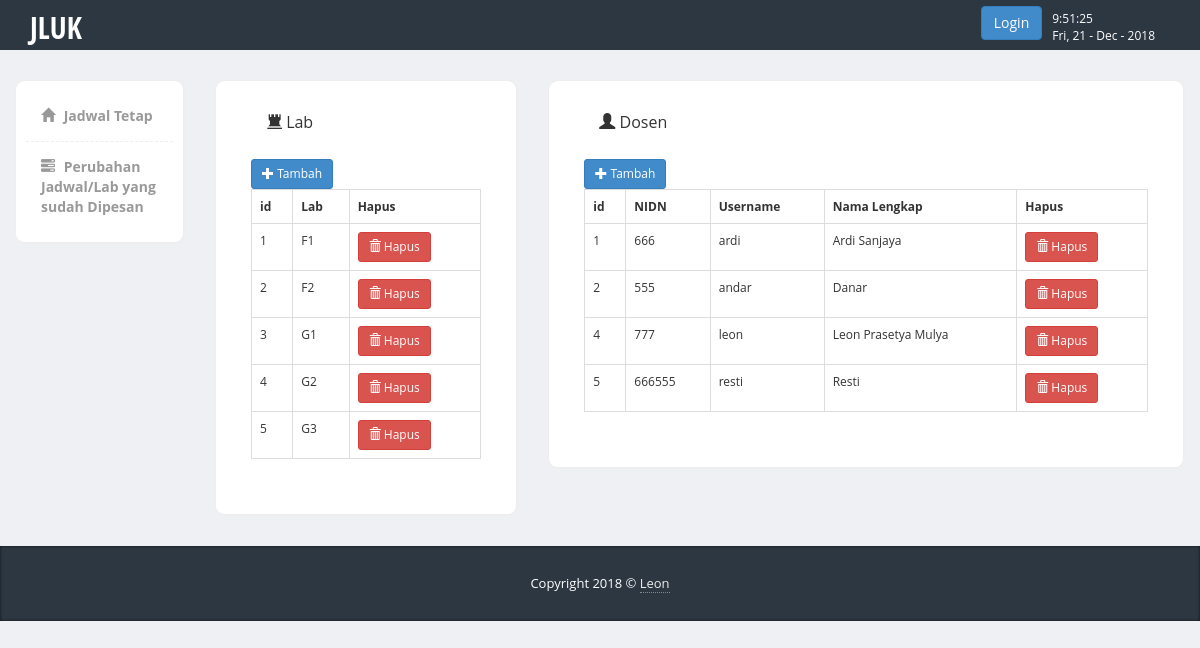
The page /dsnlab.php on the database its author committed.
### tables this page shows
CREATE TABLE `lab` (
  `id_lab` int(11) NOT NULL,
  `nama_lab` varchar(20) NOT NULL
);

CREATE TABLE `dosen` (
  `id_dosen` int(11) NOT NULL,
  `nama` varchar(50) NOT NULL,
  `password` varchar(50) NOT NULL,
  `nidn` int(11) NOT NULL,
  `nama_l` varchar(100) NOT NULL
);

### dsnlab.php (the view, shortened to what this page needs)
<?php
$pg = '5';
?>
<!DOCTYPE html>
<html>
  <head>
    <link href="https://code.jquery.com/ui/1.10.3/themes/redmond/jquery-ui.css" rel="stylesheet" media="screen">
    <link href="bootstrap/css/bootstrap.min.css" rel="stylesheet">
    <link href="css/styles.css" rel="stylesheet">
    <link href="//netdna.bootstrapcdn.com/font-awesome/4.0.3/css/font-awesome.css" rel="stylesheet">
    <link href="vendors/form-helpers/css/bootstrap-formhelpers.min.css" rel="stylesheet">
    <link href="vendors/select/bootstrap-select.min.css" rel="stylesheet">
    <link href="vendors/tags/css/bootstrap-tags.css" rel="stylesheet">
    <link href="css/forms.css" rel="stylesheet">
  </head>
  <body>
  	<?php include'navbar.php'; ?>
    <div class="page-content">
    	<div class="row">
		  <?php include 'sidebar.php'; ?>
		  <div class="col-md-10">
	  			<div class="row">
	  				<div class="col-md-4">
	  					<div class="content-box-large">
			  				<div class="panel-heading">
					            <div class="panel-title"><span class="glyphicon glyphicon-tower"></span> Lab</div>
					        </div>
			  				<div class="panel-body">
								<button type="button" class="btn btn-primary btn-sm" data-toggle="modal" data-target="#addlab"><span class="glyphicon glyphicon-plus"></span> Tambah</button>
			  					<table class='table table-bordered table-hover'>
			  						<tr><th>id</th><th>Lab</th><th>Hapus</th></tr>
			  						<?php
			  						$sql = mysql_query("SELECT * FROM lab");
			  						while($row1 = mysql_fetch_array($sql)){
			  							echo "<tr><td>".$row1['id_lab']."</td>";
			  							echo "<td>".$row1['nama_lab']."</td>";
echo '<td><button type="button" class="btn btn-danger btn-sm" data-toggle="modal" data-target="#hpslab" data-whatever="'.$row1['nama_lab'].'"><span class="glyphicon glyphicon-trash"></span> Hapus</button></td>';
			  						}
			  						?>
			  					</tr>
			  					</table>
			  				</div>
			  			</div>
	  				</div>
	  				<div class="col-md-8 ">
	  					<div class="content-box-large">
			  				<div class="panel-heading">
					            <div class="panel-title"><span class="glyphicon glyphicon-user"></span> Dosen</div>
					        </div>
			  				<div class="panel-body">
			  					<button type="button" class="btn btn-primary btn-sm" data-toggle="modal" data-target="#adddos"><span class="glyphicon glyphicon-plus"></span> Tambah</button>
			  					<table class='table table-bordered table-hover'>
			  						<tr><th>id</th><th>NIDN</th><th>Username</th><th>Nama Lengkap</th><th>Hapus</th></tr>
			  						<?php
			  						$sql = mysql_query("SELECT * FROM dosen");
			  						while($row1 = mysql_fetch_array($sql)){
			  							echo "<tr><td>".$row1['id_dosen']."</td>";
			  							echo "<td>".$row1['nidn']."</td>";
			  							echo "<td>".$row1['nama']."</td>";
			  							echo "<td>".$row1['nama_l']."</td>";?>
<td><button type="button" class="btn btn-danger btn-sm" data-toggle="modal" data-target="#hpsdos" data-whatever="<?php echo $row1['nama_l']; ?>"><span class="glyphicon glyphicon-trash"></span> Hapus</button></td>
			  						<?php } ?>
			  					</tr>
			  					</table>
			  				</div>
			  			</div>
	  				</div>
	  			</div>
	  		</div>
	  	</div>
	  </div>
<footer>
         <div class="container">
            <div class="copy text-center">
               Copyright 2018 &copy; <a href='#'>Leon</a>
            </div>
         </div>
      </footer>
         <link href="vendors/bootstrap-datetimepicker/datetimepicker.css" rel="stylesheet">
	</body>
	</html>

### navbar.php (shortened to what this page needs)
<?php
@$user = $_SESSION['usrname'];
?>
<div class="header">
	     <div class="container">
	        <div class="row">
	           <div class="col-md-5">
	              <div class="logo">
	                 <h1><a href="index.html">JLUK</a></h1>
	              </div>
	           </div>
	           <div class="col-md-7">
	              <div class="navbar navbar-inverse" role="banner">
	                  <nav class="collapse navbar-collapse bs-navbar-collapse navbar-right" role="navigation">
	                    <ul class="nav navbar-nav">
	                      <li style="margin-top: 6px; margin-right: 10px; ">
	                    <?php
	                    if(isset($user)){
	                      	?>
	                      	<li class="dropdown">
	                        <a href="#" class="dropdown-toggle" data-toggle="dropdown"><span class="glyphicon glyphicon-user"></span> <?php echo $user; ?> <b class="caret"></b></a>
	                        <ul class="dropdown-menu animated fadeInUp">
	                          <li><a href="#">Profile</a></li>
	                          <li><a href="logout.php">Logout</a></li>
	                        </ul>
	                      </li>
	                      <?php }else{
	                        echo '<button type="button" class="btn btn-primary" data-toggle="modal" data-target="#exampleModal">Login</button>'; } ?>
	                      </li>
	                      <li style="margin-top: 10px; color: #fff;"><div id="tempatjam"></div><?php echo date('D, d - M - Y'); ?></li>
	                    </ul>
	                  </nav>
	              </div>
	           </div>
	        </div>
	     </div>
	</div>

### sidebar.php (shortened to what this page needs)
<div class="col-md-2">
		  	<div class="sidebar content-box" style="display: block;">
                <ul class="nav">
                    <li <?php if($pg=='1'){echo "class='current'";} ?>><a href="index.php"><i class="glyphicon glyphicon-home"></i> Jadwal Tetap</a></li>
                    <li <?php if($pg=='4'){echo "class='current'";} ?>><a href="jdwl.php"><i class="glyphicon glyphicon-tasks"></i> Perubahan Jadwal/Lab yang sudah Dipesan</a></li>
                </ul>
             </div>
		  </div>

### css/styles.css (style rules this page uses)
body { font-family: 'Open Sans', sans-serif; background-color: #f7f7f7; position: relative; margin: 0px; font-size: 12px; padding: 0px; }
.page-content > .row { margin-left: 0px !important; margin-right: 0px !important; margin-top: 30px; }
footer { background-color:#2c3742; box-shadow:inset 0px 0px 3px #111; color:#fff; font-size:14px; line-height:25px; padding:10px 0px 10px 0px; bottom: 0px; }
footer a { color:#eee; text-decoration:none; border-bottom:1px dotted #888; }
footer .copy { font-size:13px; margin:15px 0px; }
.header { height:50px; background-color: #2c3742; }
.header .logo h1 { font-size:30px; margin:0px; padding:10px 0px; }
.header .logo h1 a { color:#fff; font-family: 'Open Sans Condensed', sans-serif; }
.header .navbar * { box-shadow:none !important; }
.header .navbar { background:none !important; border:0px !important; }
.header .navbar-collapse { border:0px !important; }
.content-box, .content-box-large { margin-bottom:30px; background:#fff; border-radius:10px; padding:10px; border-left:1px solid #eee; border-top:1px solid #eee; border-right:2px solid #eee; border-bottom:2px solid #eee; }
.content-box-large { padding: 20px; }
.sidebar ul.nav, .sidebar ul.nav ul { list-style: none; padding: 0px; margin: 0px; }
.sidebar .nav > li { margin: 0; border-bottom:1px dashed #eee; }
.sidebar .nav > li:last-child { border-bottom:0px; }
.sidebar .nav > li > a { font-size: 14px; line-height: 20px; padding: 15px 15px; color: #999; display: block; font-weight:bold; background:none; text-decoration: none; border-top:0px; font-weight:bold; }
.sidebar .nav > li > a > i { margin-right:5px; }
body { background-color: #eff0f3; }
.panel-heading>.panel-title, .content-box-header .panel-title { float: left; padding: 10px 15px; padding-top: 0px; }
.panel-heading>.panel-title>*, .content-box-header .panel-title>* { margin: 0; }
.panel-heading>.panel-title>span, .content-box-header .panel-title>span { font-weight: normal; }
.panel-body { clear:both; }

### rows shown on the page
lab: id_lab "1", nama_lab "F1"
lab: id_lab "2", nama_lab "F2"
lab: id_lab "3", nama_lab "G1"
lab: id_lab "4", nama_lab "G2"
lab: id_lab "5", nama_lab "G3"
dosen: id_dosen "1", nidn "666", nama "ardi", nama_l "Ardi Sanjaya"
dosen: id_dosen "2", nidn "555", nama "andar", nama_l "Danar"
dosen: id_dosen "4", nidn "777", nama "leon", nama_l "Leon Prasetya Mulya"
dosen: id_dosen "5", nidn "666555", nama "resti", nama_l "Resti"
